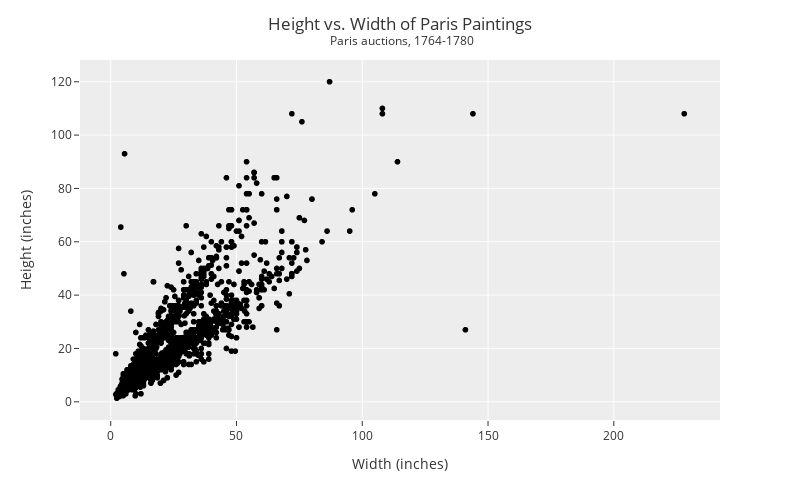

Notebook cell for this chart:
### Markdown cell above
**Q3** Make a scatter plot of the width vs the height like the one in the lecture. You should be able to recreate the plots here without looking at the code.

### Code cell
fig=px.scatter(DF,
              x='Width_in',y='Height_in',color_discrete_sequence=['black'])
fig.update_layout(title='Height vs. Width of Paris Paintings<br><sup> Paris auctions, 1764-1780</sup>',title_x=0.5,
                 xaxis_title='Width (inches)',yaxis_title='Height (inches)',
                 template='ggplot2',
                 height=500,width=800)
fig.show()

### Figure 1 — Plotly figure (JSON) as saved in the notebook; plotly's stock layout.template omitted (floating-point values rounded to 4 significant figures; data arrays with more than 128 entries replaced by an {"elided": "..."} marker saying what was removed)
{"data": [{"hovertemplate": "Width_in=%{x}<br>Height_in=%{y}<extra></extra>", "legendgroup": "", "marker": {"color": "black", "symbol": "circle"}, "mode": "markers", "name": "", "showlegend": false, "type": "scattergl", "x": {"elided": "3393 float values"}, "xaxis": "x", "y": {"elided": "3393 float values"}, "yaxis": "y"}], "layout": {"height": 500, "legend": {"tracegroupgap": 0}, "margin": {"t": 60}, "title": {"text": "Height vs. Width of Paris Paintings<br><sup> Paris auctions, 1764-1780</sup>", "x": 0.5}, "width": 800, "xaxis": {"anchor": "y", "autorange": true, "domain": [0, 1], "range": [-12.21, 242.2], "title": {"text": "Width (inches)"}, "type": "linear"}, "yaxis": {"anchor": "x", "autorange": true, "domain": [0, 1], "range": [-6.825, 128.2], "title": {"text": "Height (inches)"}, "type": "linear"}}}
